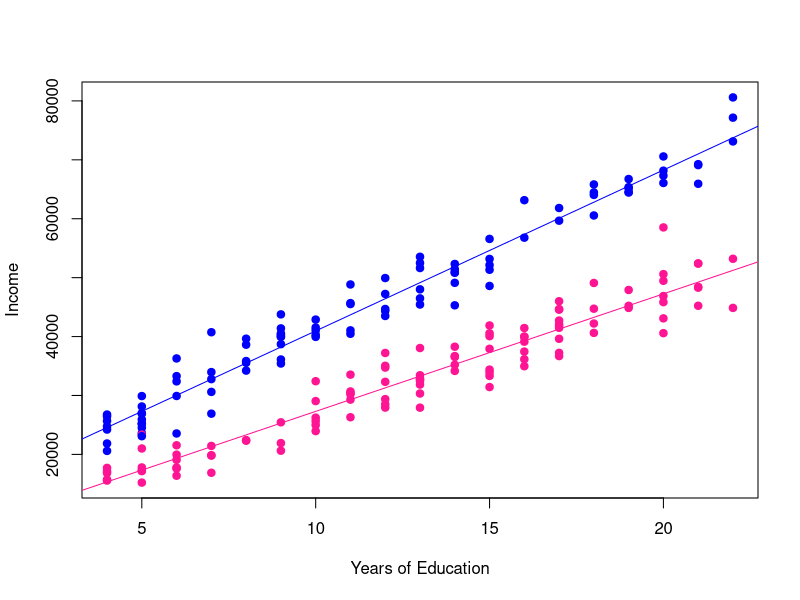

This chart was generated by the following R code:


edu <- sample( 4:22, 200, replace=T )

sex <- sample( 0:1, 200, replace=T ) # male=1

income <- 8000 + 2000*edu + 5000*sex + 800*edu*sex + rnorm(200,0,3000)

palette( c("deeppink","blue") ) 


plot( edu, income, col=factor(sex), pch=19, 
      xlab="Years of Education", ylab="Income" )





mod <- lm( income ~ edu*sex )

summary( mod )

# model coefficients

mod$coefficients



female.int <- mod$coefficients["(Intercept)"]

female.slope <- mod$coefficients["edu"]

abline( a=female.int, b=female.slope, col="deeppink" )



male.int <- mod$coefficients["(Intercept)"] + mod$coefficients["sex"]

male.slope <- mod$coefficients["edu"] + mod$coefficients["edu:sex"]

abline( a=male.int, b=male.slope, col="blue" )